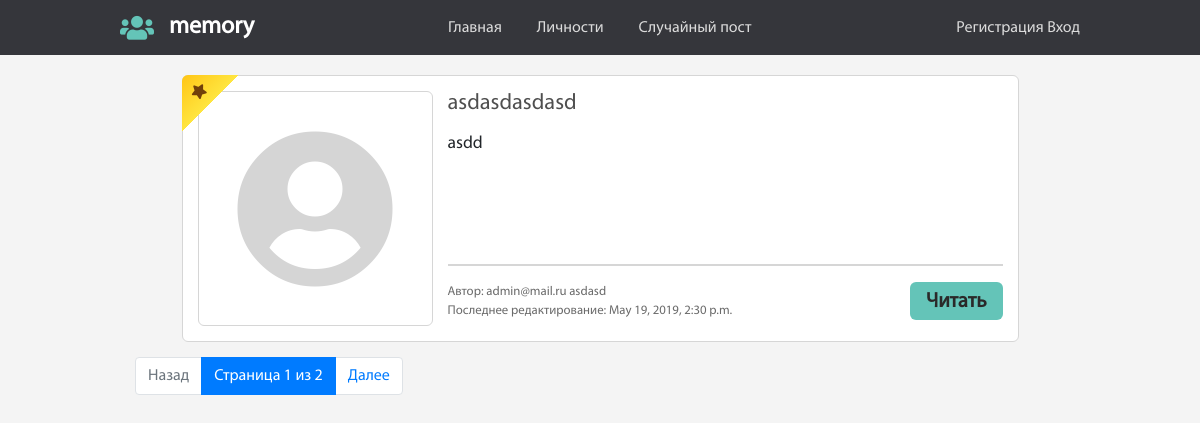
The app's page /persons_list/ with its own data.
### mysite/models.py (models this page shows, shortened)
class Post(models.Model):
    email = models.EmailField(verbose_name="email", db_index=True, blank=True)
    name = models.ForeignKey(User, on_delete=models.CASCADE, verbose_name="Имя", db_index=True, blank=True)
    second_name = models.CharField(verbose_name="Фамилия", max_length=150, db_index=True, blank=True)
    title = models.CharField(verbose_name="Заголовок", max_length=500, blank=True)
    preview = models.CharField(verbose_name= "Тизер", max_length=500, blank=True, db_index=True)
    text_post = MarkdownxField(verbose_name= "Текст поста", blank=True, db_index=True)
    CHOICE_TO_STAR = (
        (True, 'Пост известной личности'),
        (False, 'Пост обычного пользователя'),
    )
    star = models.BooleanField(verbose_name="Настройка поста", choices=CHOICE_TO_STAR, default=False)
    date_pub = models.DateTimeField(verbose_name="Дата публикации", auto_now_add=True)
    date_modified = models.DateTimeField(verbose_name="Последнее изменение", auto_now=True)
    pictures = models.CharField(verbose_name="Ссылка на картинку", max_length=500, blank=True)
    class Meta:
        ordering = ["-date_modified"]
    def get_preview(self):
        if not self.preview:
            return markdownify(self.text_post[:501]+"...")
        else:
            return self.preview
    def __str__(self):
        return self.title

### mysite/views.py (the view)
# urls.py: url(r'^persons_list/$', v.persons_list, name='persons_list'),
def persons_list(request):
    all_posts = Post.objects.filter(star__exact="True")
    paginator = Paginator(all_posts, 1)
    page = request.GET.get('page')
    try:
        all_posts = paginator.page(page)
    except PageNotAnInteger:
        all_posts = paginator.page(1)
    except EmptyPage:
        all_posts = paginator.page(paginator.num_pages)
    return render(request, 'mysite/persons_list.html', context={'all_posts': all_posts, 'page': page})

### mysite/templates/mysite/persons_list.html (shortened to what this page needs)
{% extends 'mysite/base_page.html' %}
{% load staticfiles %}
{% block css %}
  <link rel="stylesheet" href="{% static 'css/post.css' %}">
{% endblock %}
{% block content %}
{% for post in all_posts %}
  {% include "./post.html" %}
{% endfor %}
{% if all_posts.paginator.num_pages != 1 %}
  <nav class="pagination__wrap">
    <ul class="pagination">
      {% if all_posts.has_previous %}
        <li class="page-item"><a class="page-link" href="?page=1">Далее</a></li>
      {% else %}
        <li class="page-item disabled"><a class="page-link">Назад</a></li>
      {% endif %}
      <li class="page-item active" aria-current="page">
        <span class="page-link">
          Страница {{ all_posts.number }} из {{ all_posts.paginator.num_pages }}
        </span>
      </li>
      {% if all_posts.has_next %}
        <li class="page-item">
          <a class="page-link" href="?page={{ all_posts.next_page_number }}">Далее</a>
        </li>
      {% else %}
        <li class="page-item disabled"><a class="page-link">Далее</a></li>
      {% endif %}
    </ul>
  </nav>
{% endif %}
{% endblock %}

### mysite/templates/mysite/post.html (shortened to what this page needs)
{% load staticfiles %}
{% block css %}
  <link rel="stylesheet" href="{% static 'css/post.css' %}">
{% endblock %}
<aside class="post">
  {% if post.star%}
  <div class="markstar">
    <i class="fas fa-star"></i>
  </div>
  {% endif %}
  <section class="post__img">
    <i class="fas fa-user-circle"></i>
  </section>
  <section class="post__info">
    <h3>{{ post }}</h3>
    <p class="post__prev">{{ post.get_preview }}</p>
    <hr>
    <div class="post__nav">
      <div class="post__addition">
        <span>Автор: {{post.name}} {{post.second_name}}</span></br>
        <span>Последнее редактирование: {{ post.date_modified }}</span>
      </div>
      <a class="btnn" href="{% url 'post_detail' post.id%}">Читать</a>
    </div>
  </section>
</aside>

### static/css/base.css (style rules this page uses)
:root { --izumrud: #64c4b8; }
body { background: #f4f4f4; font-family: "MyriadProRegular"; }
.btnn { display: flex; background: var(--izumrud); cursor: pointer; border-radius: 6px; padding: 0 16px; justify-content: center; align-items: center; color: #2a2929; font-weight: bold; font-size: 1.3rem; transition: all 0.3s ease; line-height: normal; }

### mysite/static/css/post.css (style rules this page uses)
.post { position: relative; background: #FFF; border-radius: 6px; border: 1px #d6d6d6 solid; padding: 15px; width: 90%; display: flex; flex-flow: row wrap; margin: 0 auto; margin-bottom: 15px; }
.markstar { position: absolute; top: -1px; left: -1px; width: 3.5em; height: 3.5em; background: linear-gradient(to top left, transparent 50%, #ffe53f 50%, #ffc515 100%); border-top-left-radius: 6px; color: #71400a; }
.markstar .fa-star { position: absolute; top: 9px; left: 9px; transform: rotate(100deg); font-size: 0.9rem; color: #71400a; }
.post__img { display: block; min-width: 235px; height: 235px; margin-right: 15px; border: 1px #d6d6d6 solid; border-radius: 6px; }
.post__img .fas { font-size: 10rem; display: flex; justify-content: center; align-items: center; height: 100%; color: #d5d5d5; }
.post__info { display: block; width: auto; flex: 1; }
.post__info h3 { color: #4f4f4f; margin-bottom: 15px; font-size: 1.4rem; }
.post__prev { font-size: 1.1rem; line-height: normal; height: 49%; overflow: hidden; }
.post__info hr { border: 1px #d6d6d6 solid; }
.post__nav { display: flex; justify-content: space-between; }
.post__addition { font-size: .8rem; color: #6b6b6b; }

### records on screen
Post: star True (drawn), title "asdasdasdasd", get_preview "asdd", name "admin@mail.ru", second_name "asdasd", date_modified "May 19, 2019, 2:30 p.m."

### other values on screen
{{ all_posts.number }} "1"
{{ all_posts.paginator.num_pages }} "2"
